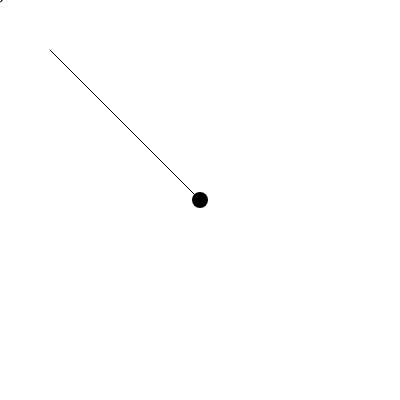
Frame 1 (no input)
Frame 60 (no input): identical to frame 1, image omitted
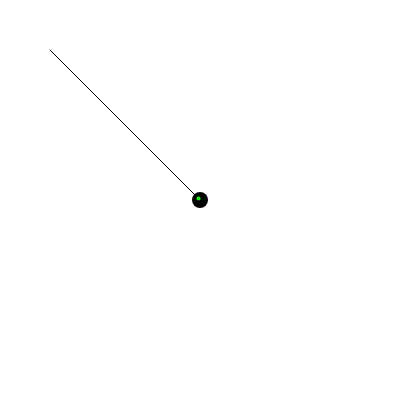
Frame 120 (the mouse pressed at the canvas centre since frame 60)

The p5.js sketch that drew these frames (run headless with seeded random() and noise() and a simulated clock; from frame 60 on, the mouse is pressed at the canvas centre):

// p5.js sketch
// ── sketch.js
// Line Circle Intersectio Geometry
// https://bl.ocks.org/milkbread/11000965
// http://stackoverflow.com/a/1088058
// http://stackoverflow.com/a/328193

var points;

function setup() {
	createCanvas(400, 400);
}

function draw() {
	background(255);
	var a = createVector(200, 200);
	var b = createVector(50, 50);
	var c = createVector(mouseX, mouseY);
	var r = 2;

	fill(0);
	noStroke();
	ellipse(a.x, a.y, 16);

	strokeWeight(1);
	stroke(0);
	line(a.x, a.y, b.x, b.y);
	noFill();
	ellipse(c.x, c.y, r * 2);

	points = getIntersections(a, b, c, r);

	if (points) {
		var a = points.intersection1;
		var b = points.intersection2;
		stroke(0, 255, 0);
		strokeWeight(4);
		if (a.onLine) {
			point(a.point.x, a.point.y);
		}
		if (b.onLine) {
			point(b.point.x, b.point.y);
		}
	}


}


// GEOMETRIC function to get the intersections
function getIntersections(a, b, c, r) {

	// compute the direction vector d from a to b and normalize
	var d = p5.Vector.sub(b, a); //createVector((b.x - a.x) / abdist, (b.y - a.y) / eDistAtoB);
	d.normalize();

	// Now the line equation is x = dx*t + ax, y = dy*t + ay with 0 <= t <= 1.

	// compute the value t of the closest point to the circle center (cx, cy)
	var t = (d.x * (c.x - a.x)) + (d.y * (c.y - a.y));

	// compute the coordinates of the point e on line and closest to c
	var e = {
		point: createVector((t * d.x) + a.x, (t * d.y) + a.y),
		onLine: false
	}

	// Calculate the euclidean distance between c & e
	var distCE = p5.Vector.dist(e.point, c);

	// test if the line intersects the circle
	if (distCE < r) {
		// compute distance from t to circle intersection point
		dt = sqrt(r * r - distCE * distCE);

		// compute first intersection point
		var f = {
			point: createVector(),
			onLine: false
		};
		f.point.x = ((t - dt) * d.x) + a.x;
		f.point.y = ((t - dt) * d.y) + a.y;
		// check if f lies on the line
		f.onLine = is_on(a, b, f.point);

		// compute second intersection point
		var g = {
			point: createVector(),
			onLine: false
		};
		g.point.x = ((t + dt) * d.x) + a.x;
		g.point.y = ((t + dt) * d.x) + a.y;
		// check if g lies on the line
		g.onLine = is_on(a, b, g.point);

		return {
			intersection1: f,
			intersection2: g
		}
	} else {
		return false;
	}
}

function is_on(a, b, c) {
	var d1 = p5.Vector.dist(a, c) + p5.Vector.dist(c, b);
	var d2 = p5.Vector.dist(a, b);
	var diff = abs(d1 - d2);
	return diff < 1;
}
